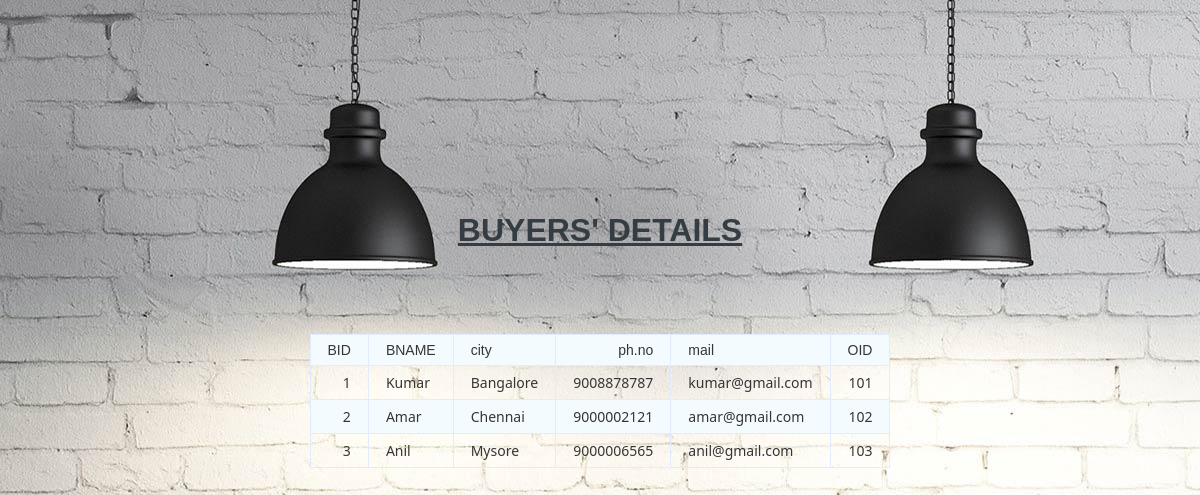
Page /buyer.php on the committed database.
### tables this page shows
CREATE TABLE `buyerandolist` (
  `BID` mediumint(3) NOT NULL,
  `OID` mediumint(3) NOT NULL
);

CREATE TABLE `buyerdec1` (
  `Bid` mediumint(3) NOT NULL,
  `B.name` varchar(20) NOT NULL
);

CREATE TABLE `buyerdec2` (
  `B.name` varchar(20) NOT NULL,
  `city` varchar(20) NOT NULL
);

CREATE TABLE `buyerdec3` (
  `B.name` varchar(20) NOT NULL,
  `mail` varchar(20) NOT NULL,
  `phno` bigint(10) NOT NULL
);

### buyer.php (the view, shortened to what this page needs)
<?php
$conn = mysqli_connect("127.0.0.1:3307", "root", "bala123", "fashion_loft");
$result2= mysqli_query($conn, "SELECT * FROM buyerandolist natural join buyerdec1 natural join buyerdec2 natural join buyerdec3");
$row2=mysqli_fetch_assoc($result2);
?>
<html>
<head>
	</head>
<body background="mo.jpg">
<table class="data-table">
<br></br>
<br></br>
<br></br>
<br></br>
<br></br>
<center> <b><br><h1><font size="6"><u> BUYERS' details</u></font></h1></br></b></center>
<br></br>
<br></br>
<tr>
<td><font face="Arial, Helvetica, sans-serif">BID</font></td>
<td> <font face="Arial, Helvetica, sans-serif"> BNAME</font></td>
<td> <font face="Arial, Helvetica, sans-serif"> city</font></td>
<td> <font face="Arial, Helvetica, sans-serif"> ph.no</font></td>
<td> <font face="Arial, Helvetica, sans-serif"> mail</font></td>
<td><font face="Arial, Helvetica, sans-serif">OID</font></td>
</tr>
<?php
do
{
echo "<tr>";
echo "<td>" . $row2['BID'] . "</td>";
echo "<td>" . $row2['B.name'] . "</td>";
echo "<td>" . $row2['city'] . "</td>";
echo "<td>" . $row2['phno'] . "</td>";
echo "<td>" . $row2['mail'] . "</td>";
echo "<td>" . $row2['OID'] . "</td>";
echo "</tr>";
}while($row2= mysqli_fetch_assoc($result2));
?>
</body>
</html>

### buyer.php (style rules this page uses)
body { font-size: 15px; color: #343d44; font-family: "segoe-ui", "open-sans", tahoma, arial; padding: 0; margin: 0; }
table { margin: auto; font-family: "Lucida Sans Unicode", "Lucida Grande", "Segoe Ui"; font-size: 12px; }
h1 { margin: 25px auto 0; text-align: center; text-transform: uppercase; font-size: 17px; }
table td { transition: all .5s; }
.data-table { border-collapse: collapse; font-size: 14px; min-width: 537px; }
.data-table th, .data-table td { border: 1px solid #e1edff; padding: 7px 17px; }
.data-table tbody td { color: #353535; }
.data-table tbody td:first-child, .data-table tbody td:nth-child(4), .data-table tbody td:last-child { text-align: right; }
.data-table tbody tr:nth-child(odd) td { background-color: #f4fbff; }

### rows in the picture
buyerandolist: BID "1", BID "Kumar", buyerdec2.city "Bangalore", buyerdec3.phno "9008878787", buyerdec3.mail "kumar@gmail.com", OID "101"
buyerandolist: BID "2", BID "Amar", buyerdec2.city "Chennai", buyerdec3.phno "9000002121", buyerdec3.mail "amar@gmail.com", OID "102"
buyerandolist: BID "3", BID "Anil", buyerdec2.city "Mysore", buyerdec3.phno "9000006565", buyerdec3.mail "anil@gmail.com", OID "103"
